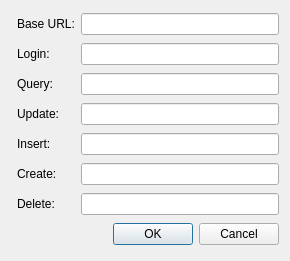
<?xml version="1.0" encoding="UTF-8"?>
<ui version="4.0">
 <class>CXNServer</class>
 <widget class="QDialog" name="CXNServer">
  <property name="geometry">
   <rect>
    <x>0</x>
    <y>0</y>
    <width>290</width>
    <height>261</height>
   </rect>
  </property>
  <property name="windowTitle">
   <string>Dialog</string>
  </property>
  <layout class="QGridLayout" name="gridLayout">
   <item row="5" column="1">
    <widget class="QLabel" name="lblInsertURL">
     <property name="text">
      <string>Insert:</string>
     </property>
     <property name="buddy">
      <cstring>txtInsertURL</cstring>
     </property>
    </widget>
   </item>
   <item row="0" column="2">
    <widget class="QLineEdit" name="txtBaseURL"/>
   </item>
   <item row="1" column="2">
    <widget class="QLineEdit" name="txtLoginURL"/>
   </item>
   <item row="2" column="2">
    <widget class="QLineEdit" name="txtQueryURL"/>
   </item>
   <item row="3" column="2">
    <widget class="QLineEdit" name="txtUpdateURL"/>
   </item>
   <item row="9" column="0" colspan="3">
    <widget class="QDialogButtonBox" name="buttonBox">
     <property name="orientation">
      <enum>Qt::Horizontal</enum>
     </property>
     <property name="standardButtons">
      <set>QDialogButtonBox::Cancel|QDialogButtonBox::Ok</set>
     </property>
    </widget>
   </item>
   <item row="8" column="2">
    <widget class="QLineEdit" name="txtDeleteURL"/>
   </item>
   <item row="3" column="1">
    <widget class="QLabel" name="lblUpdateURL">
     <property name="text">
      <string>Update:</string>
     </property>
     <property name="buddy">
      <cstring>txtUpdateURL</cstring>
     </property>
    </widget>
   </item>
   <item row="5" column="2">
    <widget class="QLineEdit" name="txtInsertURL"/>
   </item>
   <item row="7" column="1">
    <widget class="QLabel" name="lblCreateURL">
     <property name="text">
      <string>Create:</string>
     </property>
     <property name="buddy">
      <cstring>txtCreateURL</cstring>
     </property>
    </widget>
   </item>
   <item row="8" column="1">
    <widget class="QLabel" name="lblDeleteURL">
     <property name="text">
      <string>Delete:</string>
     </property>
     <property name="buddy">
      <cstring>txtDeleteURL</cstring>
     </property>
    </widget>
   </item>
   <item row="7" column="2">
    <widget class="QLineEdit" name="txtCreateURL"/>
   </item>
   <item row="2" column="1">
    <widget class="QLabel" name="lblQueryURL">
     <property name="text">
      <string>Query:</string>
     </property>
     <property name="buddy">
      <cstring>txtQueryURL</cstring>
     </property>
    </widget>
   </item>
   <item row="1" column="1">
    <widget class="QLabel" name="lblLoginURL">
     <property name="text">
      <string>Login:</string>
     </property>
     <property name="buddy">
      <cstring>txtLoginURL</cstring>
     </property>
    </widget>
   </item>
   <item row="0" column="1">
    <widget class="QLabel" name="lblBaseURL">
     <property name="text">
      <string>Base URL:</string>
     </property>
     <property name="buddy">
      <cstring>txtBaseURL</cstring>
     </property>
    </widget>
   </item>
  </layout>
 </widget>
 <resources/>
 <connections>
  <connection>
   <sender>buttonBox</sender>
   <signal>accepted()</signal>
   <receiver>CXNServer</receiver>
   <slot>accept()</slot>
   <hints>
    <hint type="sourcelabel">
     <x>227</x>
     <y>272</y>
    </hint>
    <hint type="destinationlabel">
     <x>157</x>
     <y>274</y>
    </hint>
   </hints>
  </connection>
  <connection>
   <sender>buttonBox</sender>
   <signal>rejected()</signal>
   <receiver>CXNServer</receiver>
   <slot>reject()</slot>
   <hints>
    <hint type="sourcelabel">
     <x>316</x>
     <y>260</y>
    </hint>
    <hint type="destinationlabel">
     <x>286</x>
     <y>274</y>
    </hint>
   </hints>
  </connection>
 </connections>
</ui>
